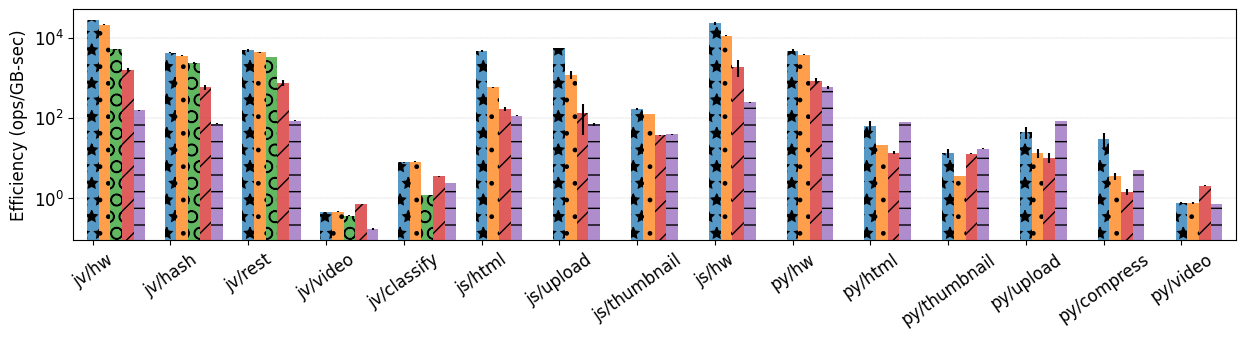

Write the Python code that produced this figure.
#!/usr/bin/python

import declarations
import results
import matplotlib.pyplot as plt
import numpy as np

benchmark_labels = declarations.benchmark_labels
isolate_benchmark_path = declarations.isolate_benchmark_path 
process_benchmark_path = declarations.process_benchmark_path 
openwhisk_benchmark_path = declarations.openwhisk_benchmark_path 
photons_benchmark_path = declarations.photons_benchmark_path
snapshot_benchmark_path = declarations.snapshot_benchmark_path

# Efficiency in ops/s/gb.
isolate_eff_avg = {}
isolate_eff_std = {}
process_eff_avg = {}
process_eff_std = {}
openwhisk_eff_avg = {}
openwhisk_eff_std = {}
photons_eff_avg = {}
photons_eff_std = {}
snapshot_eff_avg = {}
snapshot_eff_std = {}

# Processing results.
for idx, path in enumerate(isolate_benchmark_path):
    isolate_eff_avg[idx] = results.process_result(path)["eff_avg"]
    isolate_eff_std[idx] = results.process_result(path)["eff_std"]
for idx, path in enumerate(process_benchmark_path):
    process_eff_avg[idx] = results.process_result(path)["eff_avg"]
    process_eff_std[idx] = results.process_result(path)["eff_std"]
for idx, path in enumerate(openwhisk_benchmark_path):
    openwhisk_eff_avg[idx] = results.process_result(path)["eff_avg"]
    openwhisk_eff_std[idx] = results.process_result(path)["eff_std"]
for idx, path in enumerate(photons_benchmark_path):
    photons_eff_avg[idx] = results.process_result(path)["eff_avg"]
    photons_eff_std[idx] = results.process_result(path)["eff_std"]
for idx, path in enumerate(snapshot_benchmark_path):
    snapshot_eff_avg[idx] = results.process_result(path)["eff_avg"]
    snapshot_eff_std[idx] = results.process_result(path)["eff_std"]

x = np.arange(len(benchmark_labels))
# Snapshot and openwhisk have special x values to avoid a gap when photons doesn't have a value.
snapshot_x  = np.arange(len(benchmark_labels), dtype=np.float32)
openwhisk_x = np.arange(len(benchmark_labels), dtype=np.float32)
width = 0.15

# Filling Photons values with zeroes for missing (java) benchmarks.
# We also adapt the x values for snapshot and openwhisk for avoid a gap when photons has no value.
for idx, path in enumerate(isolate_benchmark_path):
    if idx not in photons_eff_avg:
        photons_eff_avg[idx] = 0
        photons_eff_std[idx] = 0
        snapshot_x[idx]  -= width
        openwhisk_x[idx] -= width

plt.rcParams.update({'font.size': 12})
fig, ax = plt.subplots()
ax.bar(x + 0*width,           isolate_eff_avg.values(),   yerr=isolate_eff_std.values(),   width=width, hatch='*', label='Graalvisor',  alpha=0.75)
ax.bar(x + 1*width,           process_eff_avg.values(),   yerr=process_eff_std.values(),   width=width, hatch='.', label='Forking',     alpha=0.75)
ax.bar(x + 2*width,           photons_eff_avg.values(),   yerr=photons_eff_std.values(),   width=width, hatch='O', label='Photons',     alpha=0.75)
ax.bar(snapshot_x  + 3*width, snapshot_eff_avg.values(),  yerr=snapshot_eff_std.values(),  width=width, hatch='/', label='VM Snapshot', alpha=0.75)
ax.bar(openwhisk_x + 4*width, openwhisk_eff_avg.values(), yerr=openwhisk_eff_std.values(), width=width, hatch='-', label='OpenWhisk',   alpha=0.75)

ax.set_ylabel('Efficiency (ops/GB-sec)')
ax.set_xticks(x, benchmark_labels)
ax.set_axisbelow(True)
plt.grid(axis = 'y', linestyle = '--', linewidth = 0.25)
plt.xticks(rotation = 35)
ax.set_yscale('log')
#ax.set_ylim(ymin=0.1, ymax=1000000)
ax.set_xlim(xmin=-.25, xmax=14.7)
fig.set_figwidth(15)
fig.set_figheight(3)

#ax.legend(ncol=5, loc='upper center')
plt.savefig("sandboxes-efficiency.pdf", bbox_inches='tight')
plt.savefig("sandboxes-efficiency.png", bbox_inches='tight')
plt.show()
